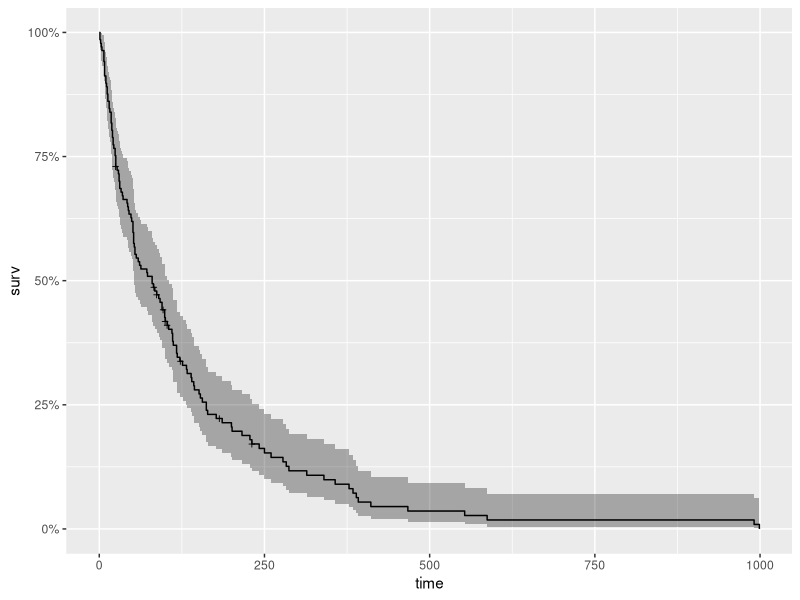
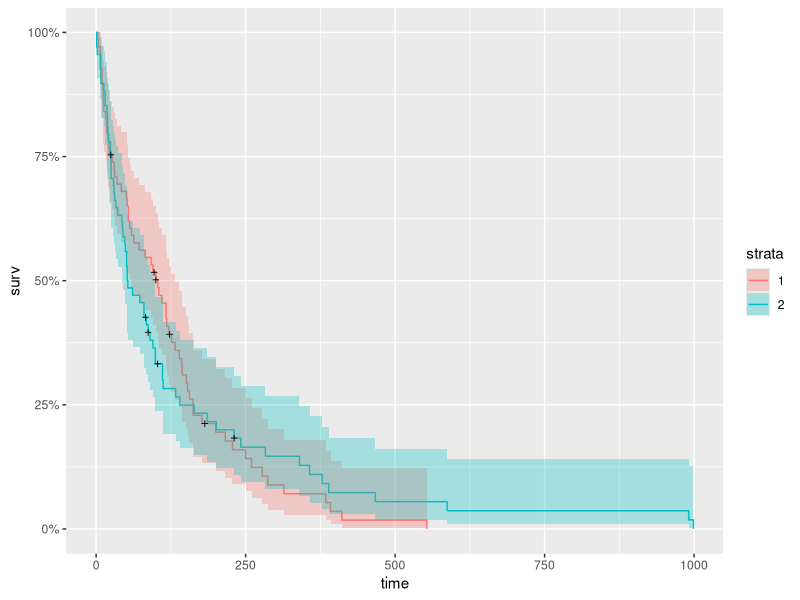
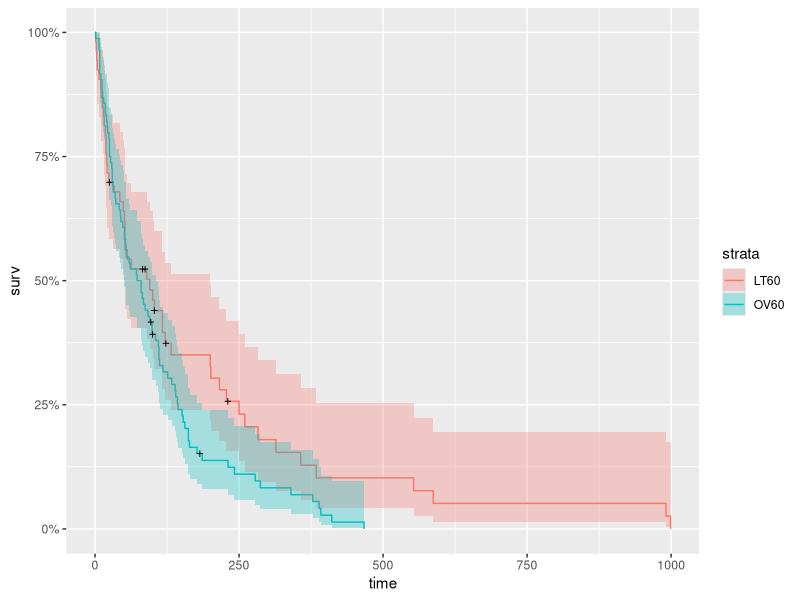
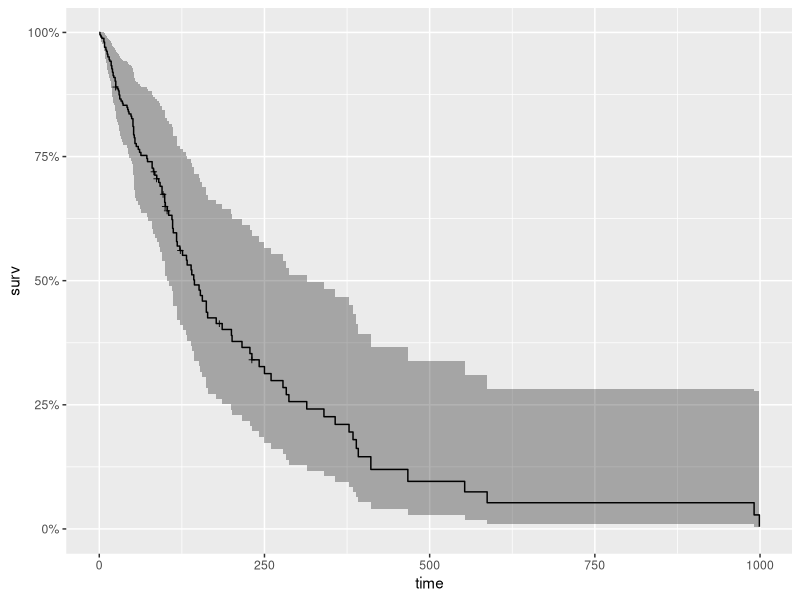
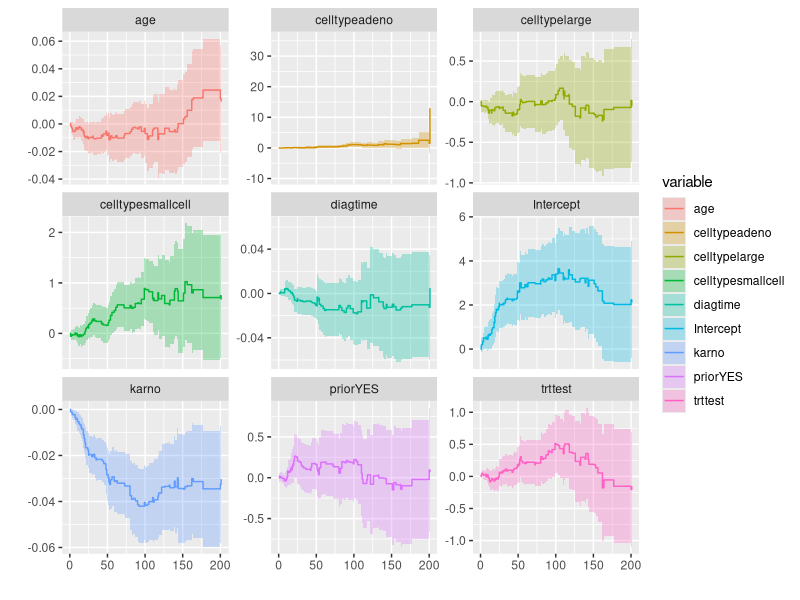
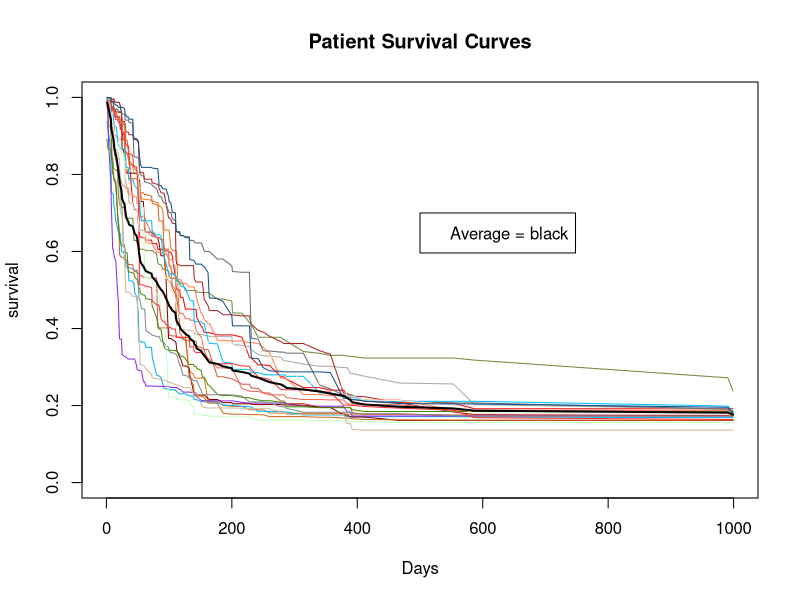
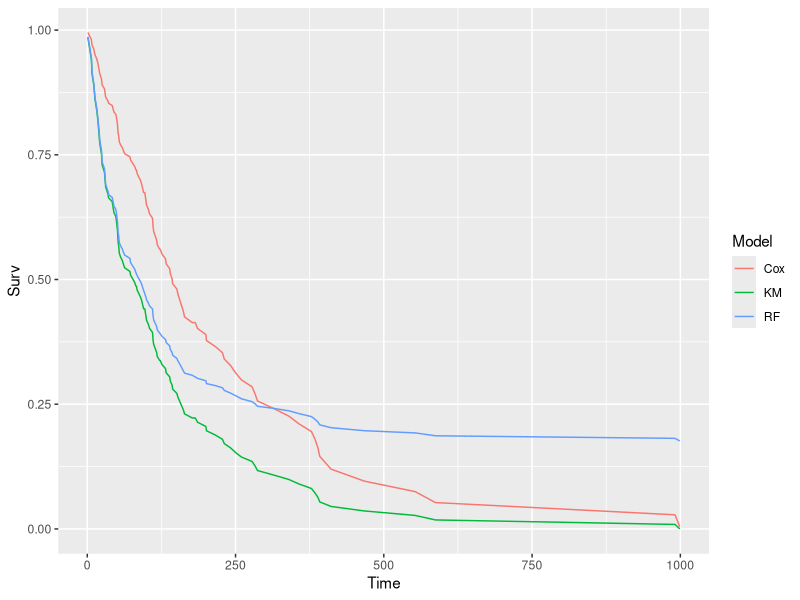

The R script that drew these images, in order:
library(survival)
library(ranger)
library(ggplot2)
library(dplyr)
library(ggfortify)

data(veteran)
head(veteran)
#   trt celltype time status karno diagtime age prior
# 1   1 squamous   72      1    60        7  69     0
# 2   1 squamous  411      1    70        5  64    10
# 3   1 squamous  228      1    60        3  38     0
# 4   1 squamous  126      1    60        9  63    10
# 5   1 squamous  118      1    70       11  65    10
# 6   1 squamous   10      1    20        5  49     0


### KAPLAN - MEIER ###


# Surv() -> create survival object

# time -> survival time
# status -> death (status = 1), censored (status = 0)

# Kaplan Meier Survival Curve
km  <- with(veteran, Surv(time, status))
head(km, 80)

# Produce Kap-Meier estimates of probability of survival over time
km_fit  <- survfit(Surv(time, status) ~ 1, data = veteran)
summary(km_fit, times = c(1, 30, 60, 90 * (1:10)))

autoplot(km_fit)

# survival curves by treatment
km_trt_fit  <- survfit(Surv(time, status) ~ trt, data = veteran)
autoplot(km_trt_fit)

# survival by age
vet  <- mutate(veteran, AG = ifelse((age < 60), "LT60", "OV60"),
               AG = factor(AG),
               trt = factor(trt, labels = c("standard", "test")),
               prior = factor(prior, labels = c("NO", "YES")))

km_AG_fit  <- survfit(Surv(time, status) ~ AG, data = vet)
autoplot(km_AG_fit)


### COX PRPORTIONAL HAZARD ###


cox  <- coxph(Surv(time, status) ~ trt + celltype + karno + diagtime + age + prior, data = vet)
summary(cox)

cox_fit  <- survfit(cox)

autoplot(cox_fit)

# Cox Assumptions

  # Covariates do not vary with time


# Fitting Aalen Additive Regression Model
aa_fit  <- aareg(Surv(time, status) ~ trt + celltype + karno + diagtime + age + prior, data = vet)
summary(aa_fit)
autoplot(aa_fit)


### RANGER ###


# Ranger -> Random Forest Ensemble model

  # builds model for each obs in data set
  # builds model w/ same vars in Cox model above
  # plots 20 random curves

# ranger model
r_fit  <- ranger(Surv(time, status) ~ trt + celltype + karno + diagtime + age + prior,
  data = vet,
  mtry = 4,
  importance = "permutation",
  splitrule = "extratrees",
  verbose = TRUE)

summary(r_fit)

# average survival models
death_times  <- r_fit$unique.death.times
surv_prob  <- data.frame(r_fit$survival)
avg_prob  <- sapply(surv_prob, mean)

# plot survival models for each patient
plot(r_fit$unique.death.times, r_fit$survival[1,],
     type = "l",
     ylim = c(0, 1),
     col = "red",
     xlab = "Days",
     ylab = "survival",
     main = "Patient Survival Curves")

cols  <- colors()
for (n in sample(c(2:dim(vet)[1]), 20)) {
  lines(r_fit$unique.death.times, r_fit$survival[n,], type = "l", col = cols[n])
}

lines(death_times, avg_prob, lwd = 2)
legend(500, 0.7, legend = c('Average = black'))


# ranger -> ranking variable importance

vi  <- data.frame(sort(round(r_fit$variable.importance, 4), decreasing = TRUE))
names(vi)  <- "importance"
head(vi)

# plot all 3 methods

kmi  <- rep("KM", length(km_fit$time))
km_df  <- data.frame(km_fit$time, km_fit$surv, kmi)
names(km_df)  <- c("Time", "Surv", "Model")

coxi  <- rep("Cox", length(cox_fit$time))
cox_df  <- data.frame(cox_fit$time, cox_fit$surv, coxi)
names(cox_df)  <- c("Time", "Surv", "Model")

rfi  <- rep("RF", length(r_fit$unique.death.times))
rf_df  <- data.frame(r_fit$unique.death.times, avg_prob, rfi)
names(rf_df)  <- c("Time", "Surv", "Model")

plot_df <- rbind(km_df, cox_df, rf_df)

p  <- ggplot(plot_df, aes(x = Time, y = Surv, color = Model))
p + geom_line()
